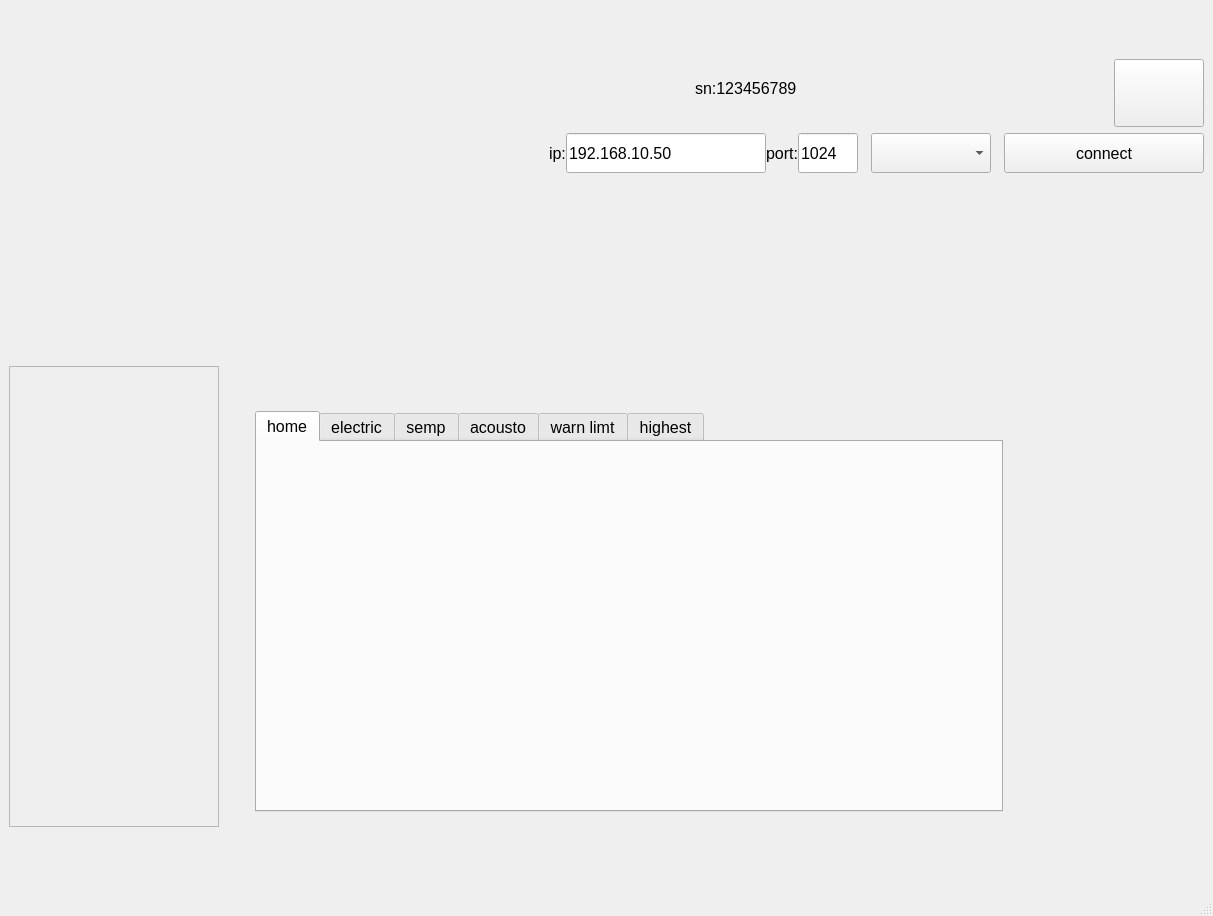
<?xml version="1.0" encoding="UTF-8"?>
<ui version="4.0">
 <class>MainWindow</class>
 <widget class="QMainWindow" name="MainWindow">
  <property name="geometry">
   <rect>
    <x>0</x>
    <y>0</y>
    <width>1213</width>
    <height>916</height>
   </rect>
  </property>
  <property name="minimumSize">
   <size>
    <width>800</width>
    <height>0</height>
   </size>
  </property>
  <property name="maximumSize">
   <size>
    <width>16777215</width>
    <height>50000</height>
   </size>
  </property>
  <property name="font">
   <font>
    <pointsize>12</pointsize>
   </font>
  </property>
  <property name="windowTitle">
   <string>MainWindow</string>
  </property>
  <property name="autoFillBackground">
   <bool>false</bool>
  </property>
  <widget class="QWidget" name="centralwidget">
   <property name="styleSheet">
    <string notr="true"/>
   </property>
   <layout class="QGridLayout" name="gridLayout_10">
    <property name="leftMargin">
     <number>0</number>
    </property>
    <property name="topMargin">
     <number>0</number>
    </property>
    <property name="rightMargin">
     <number>0</number>
    </property>
    <property name="bottomMargin">
     <number>0</number>
    </property>
    <property name="spacing">
     <number>0</number>
    </property>
    <item row="1" column="0">
     <widget class="QWidget" name="mMBtnWdtX" native="true">
      <property name="minimumSize">
       <size>
        <width>0</width>
        <height>140</height>
       </size>
      </property>
      <property name="maximumSize">
       <size>
        <width>16777215</width>
        <height>140</height>
       </size>
      </property>
      <layout class="QHBoxLayout" name="horizontalLayout_4">
       <property name="spacing">
        <number>0</number>
       </property>
       <property name="leftMargin">
        <number>0</number>
       </property>
       <property name="topMargin">
        <number>0</number>
       </property>
       <property name="rightMargin">
        <number>0</number>
       </property>
       <property name="bottomMargin">
        <number>0</number>
       </property>
       <item>
        <widget class="QWidget" name="mMBtnWdt_L" native="true">
         <property name="minimumSize">
          <size>
           <width>0</width>
           <height>140</height>
          </size>
         </property>
         <property name="maximumSize">
          <size>
           <width>16777215</width>
           <height>140</height>
          </size>
         </property>
         <widget class="QLabel" name="logoLb">
          <property name="geometry">
           <rect>
            <x>60</x>
            <y>10</y>
            <width>340</width>
            <height>58</height>
           </rect>
          </property>
          <property name="sizePolicy">
           <sizepolicy hsizetype="Fixed" vsizetype="Fixed">
            <horstretch>0</horstretch>
            <verstretch>0</verstretch>
           </sizepolicy>
          </property>
          <property name="minimumSize">
           <size>
            <width>340</width>
            <height>58</height>
           </size>
          </property>
          <property name="maximumSize">
           <size>
            <width>16777215</width>
            <height>58</height>
           </size>
          </property>
          <property name="autoFillBackground">
           <bool>false</bool>
          </property>
          <property name="styleSheet">
           <string notr="true"/>
          </property>
          <property name="text">
           <string/>
          </property>
         </widget>
        </widget>
       </item>
       <item>
        <widget class="QWidget" name="mMBtnWdt" native="true">
         <property name="sizePolicy">
          <sizepolicy hsizetype="Expanding" vsizetype="Fixed">
           <horstretch>0</horstretch>
           <verstretch>0</verstretch>
          </sizepolicy>
         </property>
         <property name="minimumSize">
          <size>
           <width>757</width>
           <height>140</height>
          </size>
         </property>
         <property name="maximumSize">
          <size>
           <width>757</width>
           <height>140</height>
          </size>
         </property>
         <property name="autoFillBackground">
          <bool>false</bool>
         </property>
         <property name="styleSheet">
          <string notr="true"/>
         </property>
         <layout class="QGridLayout" name="gridLayout">
          <item row="0" column="1" rowspan="2">
           <widget class="mToolBtn" name="mLoginBtn">
            <property name="sizePolicy">
             <sizepolicy hsizetype="Preferred" vsizetype="Preferred">
              <horstretch>0</horstretch>
              <verstretch>0</verstretch>
             </sizepolicy>
            </property>
            <property name="minimumSize">
             <size>
              <width>90</width>
              <height>68</height>
             </size>
            </property>
            <property name="maximumSize">
             <size>
              <width>90</width>
              <height>68</height>
             </size>
            </property>
            <property name="text">
             <string/>
            </property>
            <property name="iconSize">
             <size>
              <width>38</width>
              <height>38</height>
             </size>
            </property>
            <property name="popupMode">
             <enum>QToolButton::InstantPopup</enum>
            </property>
            <property name="toolButtonStyle">
             <enum>Qt::ToolButtonTextUnderIcon</enum>
            </property>
           </widget>
          </item>
          <item row="1" column="0">
           <spacer name="horizontalSpacer_4">
            <property name="orientation">
             <enum>Qt::Horizontal</enum>
            </property>
            <property name="sizeHint" stdset="0">
             <size>
              <width>40</width>
              <height>20</height>
             </size>
            </property>
           </spacer>
          </item>
          <item row="2" column="0" colspan="2">
           <layout class="QHBoxLayout" name="horizontalLayout_2">
            <property name="spacing">
             <number>0</number>
            </property>
            <property name="bottomMargin">
             <number>18</number>
            </property>
            <item>
             <spacer name="horizontalSpacer_10">
              <property name="orientation">
               <enum>Qt::Horizontal</enum>
              </property>
              <property name="sizeHint" stdset="0">
               <size>
                <width>40</width>
                <height>20</height>
               </size>
              </property>
             </spacer>
            </item>
            <item>
             <widget class="QLabel" name="label_ip">
              <property name="minimumSize">
               <size>
                <width>0</width>
                <height>40</height>
               </size>
              </property>
              <property name="maximumSize">
               <size>
                <width>16777215</width>
                <height>43</height>
               </size>
              </property>
              <property name="text">
               <string>ip:</string>
              </property>
             </widget>
            </item>
            <item>
             <widget class="QLineEdit" name="lineEdit_ip">
              <property name="minimumSize">
               <size>
                <width>200</width>
                <height>40</height>
               </size>
              </property>
              <property name="maximumSize">
               <size>
                <width>200</width>
                <height>43</height>
               </size>
              </property>
              <property name="text">
               <string>192.168.10.50</string>
              </property>
             </widget>
            </item>
            <item>
             <widget class="QLabel" name="label_port">
              <property name="minimumSize">
               <size>
                <width>0</width>
                <height>40</height>
               </size>
              </property>
              <property name="maximumSize">
               <size>
                <width>16777215</width>
                <height>43</height>
               </size>
              </property>
              <property name="text">
               <string>port:</string>
              </property>
             </widget>
            </item>
            <item>
             <widget class="QLineEdit" name="lineEdit_port">
              <property name="minimumSize">
               <size>
                <width>60</width>
                <height>40</height>
               </size>
              </property>
              <property name="maximumSize">
               <size>
                <width>50</width>
                <height>43</height>
               </size>
              </property>
              <property name="text">
               <string>1024</string>
              </property>
             </widget>
            </item>
            <item>
             <spacer name="horizontalSpacer_6">
              <property name="orientation">
               <enum>Qt::Horizontal</enum>
              </property>
              <property name="sizeType">
               <enum>QSizePolicy::Fixed</enum>
              </property>
              <property name="sizeHint" stdset="0">
               <size>
                <width>13</width>
                <height>20</height>
               </size>
              </property>
             </spacer>
            </item>
            <item>
             <widget class="QComboBox" name="mCntTypeCbox">
              <property name="minimumSize">
               <size>
                <width>120</width>
                <height>40</height>
               </size>
              </property>
              <property name="maximumSize">
               <size>
                <width>120</width>
                <height>43</height>
               </size>
              </property>
             </widget>
            </item>
            <item>
             <spacer name="horizontalSpacer_8">
              <property name="orientation">
               <enum>Qt::Horizontal</enum>
              </property>
              <property name="sizeType">
               <enum>QSizePolicy::Fixed</enum>
              </property>
              <property name="sizeHint" stdset="0">
               <size>
                <width>13</width>
                <height>20</height>
               </size>
              </property>
             </spacer>
            </item>
            <item>
             <widget class="mToolBtn" name="mCntBtn">
              <property name="sizePolicy">
               <sizepolicy hsizetype="Preferred" vsizetype="Minimum">
                <horstretch>0</horstretch>
                <verstretch>0</verstretch>
               </sizepolicy>
              </property>
              <property name="minimumSize">
               <size>
                <width>200</width>
                <height>40</height>
               </size>
              </property>
              <property name="maximumSize">
               <size>
                <width>200</width>
                <height>43</height>
               </size>
              </property>
              <property name="autoFillBackground">
               <bool>false</bool>
              </property>
              <property name="styleSheet">
               <string notr="true"/>
              </property>
              <property name="text">
               <string>connect</string>
              </property>
              <property name="iconSize">
               <size>
                <width>50</width>
                <height>30</height>
               </size>
              </property>
              <property name="toolButtonStyle">
               <enum>Qt::ToolButtonTextUnderIcon</enum>
              </property>
             </widget>
            </item>
           </layout>
          </item>
          <item row="0" column="0">
           <layout class="QHBoxLayout" name="horizontalLayout_3">
            <property name="spacing">
             <number>15</number>
            </property>
            <property name="topMargin">
             <number>15</number>
            </property>
            <property name="rightMargin">
             <number>8</number>
            </property>
            <property name="bottomMargin">
             <number>10</number>
            </property>
            <item>
             <spacer name="horizontalSpacer_3">
              <property name="orientation">
               <enum>Qt::Horizontal</enum>
              </property>
              <property name="sizeType">
               <enum>QSizePolicy::Fixed</enum>
              </property>
              <property name="sizeHint" stdset="0">
               <size>
                <width>230</width>
                <height>20</height>
               </size>
              </property>
             </spacer>
            </item>
            <item>
             <widget class="QLabel" name="mSnlab">
              <property name="minimumSize">
               <size>
                <width>290</width>
                <height>30</height>
               </size>
              </property>
              <property name="maximumSize">
               <size>
                <width>290</width>
                <height>30</height>
               </size>
              </property>
              <property name="autoFillBackground">
               <bool>false</bool>
              </property>
              <property name="text">
               <string>&lt;html&gt;&lt;head/&gt;&lt;body&gt;&lt;p&gt;sn:123456789&lt;/p&gt;&lt;/body&gt;&lt;/html&gt;</string>
              </property>
             </widget>
            </item>
            <item>
             <spacer name="horizontalSpacer_5">
              <property name="orientation">
               <enum>Qt::Horizontal</enum>
              </property>
              <property name="sizeHint" stdset="0">
               <size>
                <width>40</width>
                <height>20</height>
               </size>
              </property>
             </spacer>
            </item>
            <item>
             <widget class="QLabel" name="mLableTime">
              <property name="minimumSize">
               <size>
                <width>90</width>
                <height>30</height>
               </size>
              </property>
              <property name="maximumSize">
               <size>
                <width>90</width>
                <height>30</height>
               </size>
              </property>
              <property name="text">
               <string/>
              </property>
             </widget>
            </item>
            <item>
             <widget class="QLabel" name="mWarnStatus">
              <property name="sizePolicy">
               <sizepolicy hsizetype="Fixed" vsizetype="Fixed">
                <horstretch>0</horstretch>
                <verstretch>0</verstretch>
               </sizepolicy>
              </property>
              <property name="minimumSize">
               <size>
                <width>35</width>
                <height>30</height>
               </size>
              </property>
              <property name="maximumSize">
               <size>
                <width>45</width>
                <height>30</height>
               </size>
              </property>
              <property name="text">
               <string/>
              </property>
             </widget>
            </item>
           </layout>
          </item>
         </layout>
        </widget>
       </item>
      </layout>
     </widget>
    </item>
    <item row="0" column="0">
     <widget class="TitleBar" name="mTitleBar" native="true">
      <property name="sizePolicy">
       <sizepolicy hsizetype="Preferred" vsizetype="Fixed">
        <horstretch>0</horstretch>
        <verstretch>0</verstretch>
       </sizepolicy>
      </property>
      <property name="minimumSize">
       <size>
        <width>0</width>
        <height>50</height>
       </size>
      </property>
      <property name="maximumSize">
       <size>
        <width>16777215</width>
        <height>50</height>
       </size>
      </property>
      <property name="styleSheet">
       <string notr="true"/>
      </property>
     </widget>
    </item>
    <item row="2" column="0">
     <widget class="WorkSpaceWidget" name="mWorkSpace" native="true">
      <property name="minimumSize">
       <size>
        <width>0</width>
        <height>300</height>
       </size>
      </property>
      <layout class="QVBoxLayout" name="verticalLayout_4">
       <item>
        <widget class="QWidget" name="mWorkSpaceTop" native="true">
         <property name="minimumSize">
          <size>
           <width>0</width>
           <height>100</height>
          </size>
         </property>
         <property name="maximumSize">
          <size>
           <width>16777215</width>
           <height>100</height>
          </size>
         </property>
         <property name="styleSheet">
          <string notr="true"/>
         </property>
        </widget>
       </item>
       <item>
        <widget class="HighestWidgetTab" name="highestWidget" native="true">
         <property name="minimumSize">
          <size>
           <width>0</width>
           <height>55</height>
          </size>
         </property>
         <property name="maximumSize">
          <size>
           <width>16777215</width>
           <height>55</height>
          </size>
         </property>
        </widget>
       </item>
       <item>
        <layout class="QHBoxLayout" name="horizontalLayout">
         <item>
          <widget class="QScrollArea" name="scrollArea">
           <property name="minimumSize">
            <size>
             <width>210</width>
             <height>0</height>
            </size>
           </property>
           <property name="widgetResizable">
            <bool>true</bool>
           </property>
           <widget class="QWidget" name="scrollAreaWidgetContents">
            <property name="geometry">
             <rect>
              <x>0</x>
              <y>0</y>
              <width>208</width>
              <height>467</height>
             </rect>
            </property>
            <layout class="QVBoxLayout" name="verticalLayout_2">
             <property name="topMargin">
              <number>6</number>
             </property>
             <property name="bottomMargin">
              <number>6</number>
             </property>
            </layout>
           </widget>
          </widget>
         </item>
         <item>
          <widget class="QWidget" name="mWorkSpaceLeft" native="true">
           <property name="styleSheet">
            <string notr="true"/>
           </property>
           <layout class="QVBoxLayout" name="verticalLayout_3">
            <property name="leftMargin">
             <number>30</number>
            </property>
            <property name="topMargin">
             <number>45</number>
            </property>
            <property name="rightMargin">
             <number>30</number>
            </property>
            <property name="bottomMargin">
             <number>15</number>
            </property>
            <item>
             <widget class="QTabWidget" name="mTab">
              <property name="autoFillBackground">
               <bool>false</bool>
              </property>
              <property name="styleSheet">
               <string notr="true"/>
              </property>
              <property name="currentIndex">
               <number>0</number>
              </property>
              <widget class="mFristPage" name="home">
               <property name="autoFillBackground">
                <bool>false</bool>
               </property>
               <property name="styleSheet">
                <string notr="true"/>
               </property>
               <attribute name="title">
                <string>home</string>
               </attribute>
              </widget>
              <widget class="mElectric" name="electric">
               <attribute name="title">
                <string>electric</string>
               </attribute>
              </widget>
              <widget class="msempwdt" name="mSempTab">
               <attribute name="title">
                <string>semp</string>
               </attribute>
              </widget>
              <widget class="QWidget" name="acousto">
               <property name="autoFillBackground">
                <bool>false</bool>
               </property>
               <attribute name="title">
                <string>acousto</string>
               </attribute>
               <layout class="QGridLayout" name="gridLayout_2">
                <item row="0" column="0">
                 <widget class="QStackedWidget" name="mAcoustoSdW">
                  <property name="currentIndex">
                   <number>0</number>
                  </property>
                  <widget class="QWidget" name="mPt">
                   <layout class="QGridLayout" name="gridLayout_6">
                    <item row="1" column="3">
                     <spacer name="horizontalSpacer_2">
                      <property name="orientation">
                       <enum>Qt::Horizontal</enum>
                      </property>
                      <property name="sizeHint" stdset="0">
                       <size>
                        <width>178</width>
                        <height>109</height>
                       </size>
                      </property>
                     </spacer>
                    </item>
                    <item row="3" column="2">
                     <spacer name="verticalSpacer_2">
                      <property name="orientation">
                       <enum>Qt::Vertical</enum>
                      </property>
                      <property name="sizeHint" stdset="0">
                       <size>
                        <width>146</width>
                        <height>39</height>
                       </size>
                      </property>
                     </spacer>
                    </item>
                    <item row="1" column="1" colspan="2">
                     <layout class="QGridLayout" name="gridLayout_3">
                      <property name="leftMargin">
                       <number>0</number>
                      </property>
                      <property name="horizontalSpacing">
                       <number>30</number>
                      </property>
                      <property name="verticalSpacing">
                       <number>50</number>
                      </property>
                      <item row="0" column="0">
                       <widget class="QLabel" name="mACBaseLab">
                        <property name="text">
                         <string>power set</string>
                        </property>
                       </widget>
                      </item>
                      <item row="0" column="1">
                       <widget class="spinbox" name="mPowerSet">
                        <property name="minimumSize">
                         <size>
                          <width>270</width>
                          <height>60</height>
                         </size>
                        </property>
                        <property name="maximumSize">
                         <size>
                          <width>270</width>
                          <height>60</height>
                         </size>
                        </property>
                        <property name="font">
                         <font>
                          <pointsize>24</pointsize>
                         </font>
                        </property>
                        <property name="suffix">
                         <string>%</string>
                        </property>
                        <property name="maximum">
                         <number>100</number>
                        </property>
                       </widget>
                      </item>
                      <item row="1" column="1">
                       <widget class="QPushButton" name="mCorr">
                        <property name="minimumSize">
                         <size>
                          <width>270</width>
                          <height>60</height>
                         </size>
                        </property>
                        <property name="maximumSize">
                         <size>
                          <width>270</width>
                          <height>60</height>
                         </size>
                        </property>
                        <property name="text">
                         <string>corr</string>
                        </property>
                       </widget>
                      </item>
                     </layout>
                    </item>
                    <item row="1" column="0">
                     <spacer name="horizontalSpacer">
                      <property name="orientation">
                       <enum>Qt::Horizontal</enum>
                      </property>
                      <property name="sizeHint" stdset="0">
                       <size>
                        <width>177</width>
                        <height>109</height>
                       </size>
                      </property>
                     </spacer>
                    </item>
                    <item row="0" column="1">
                     <spacer name="verticalSpacer">
                      <property name="orientation">
                       <enum>Qt::Vertical</enum>
                      </property>
                      <property name="sizeHint" stdset="0">
                       <size>
                        <width>146</width>
                        <height>40</height>
                       </size>
                      </property>
                     </spacer>
                    </item>
                   </layout>
                  </widget>
                  <widget class="mAcousto_pso" name="mPso"/>
                  <widget class="mAcousto_pod" name="mPod"/>
                 </widget>
                </item>
               </layout>
              </widget>
              <widget class="mwarnwdt" name="warnTab">
               <attribute name="title">
                <string>warn limt</string>
               </attribute>
              </widget>
              <widget class="mHighestWdt" name="mHighestTab">
               <attribute name="title">
                <string>highest</string>
               </attribute>
              </widget>
             </widget>
            </item>
           </layout>
          </widget>
         </item>
         <item>
          <widget class="QWidget" name="mWorkSpaceRight" native="true">
           <property name="autoFillBackground">
            <bool>false</bool>
           </property>
           <property name="styleSheet">
            <string notr="true"/>
           </property>
           <layout class="QVBoxLayout" name="verticalLayout">
            <property name="leftMargin">
             <number>15</number>
            </property>
            <property name="topMargin">
             <number>45</number>
            </property>
            <property name="rightMargin">
             <number>15</number>
            </property>
            <property name="bottomMargin">
             <number>15</number>
            </property>
            <item>
             <spacer name="verticalSpacer_3">
              <property name="orientation">
               <enum>Qt::Vertical</enum>
              </property>
              <property name="sizeHint" stdset="0">
               <size>
                <width>20</width>
                <height>40</height>
               </size>
              </property>
             </spacer>
            </item>
            <item>
             <widget class="QWidget" name="mWdt" native="true">
              <property name="sizePolicy">
               <sizepolicy hsizetype="Expanding" vsizetype="Expanding">
                <horstretch>0</horstretch>
                <verstretch>0</verstretch>
               </sizepolicy>
              </property>
              <property name="minimumSize">
               <size>
                <width>0</width>
                <height>0</height>
               </size>
              </property>
              <property name="autoFillBackground">
               <bool>false</bool>
              </property>
              <property name="styleSheet">
               <string notr="true"/>
              </property>
              <layout class="QGridLayout" name="gridLayout_5">
               <property name="leftMargin">
                <number>0</number>
               </property>
               <property name="topMargin">
                <number>0</number>
               </property>
               <property name="rightMargin">
                <number>0</number>
               </property>
               <property name="bottomMargin">
                <number>0</number>
               </property>
               <item row="0" column="0" alignment="Qt::AlignVCenter">
                <widget class="mFucWdt" name="mFwdt" native="true">
                 <property name="minimumSize">
                  <size>
                   <width>0</width>
                   <height>0</height>
                  </size>
                 </property>
                 <property name="styleSheet">
                  <string notr="true"/>
                 </property>
                </widget>
               </item>
              </layout>
             </widget>
            </item>
            <item>
             <spacer name="verticalSpacer_6">
              <property name="orientation">
               <enum>Qt::Vertical</enum>
              </property>
              <property name="sizeHint" stdset="0">
               <size>
                <width>20</width>
                <height>40</height>
               </size>
              </property>
             </spacer>
            </item>
           </layout>
          </widget>
         </item>
        </layout>
       </item>
      </layout>
     </widget>
    </item>
   </layout>
  </widget>
  <widget class="QStatusBar" name="mstatusBar">
   <property name="sizePolicy">
    <sizepolicy hsizetype="Preferred" vsizetype="Preferred">
     <horstretch>0</horstretch>
     <verstretch>0</verstretch>
    </sizepolicy>
   </property>
   <property name="minimumSize">
    <size>
     <width>0</width>
     <height>80</height>
    </size>
   </property>
   <property name="maximumSize">
    <size>
     <width>16777215</width>
     <height>80</height>
    </size>
   </property>
   <property name="autoFillBackground">
    <bool>false</bool>
   </property>
   <property name="styleSheet">
    <string notr="true"/>
   </property>
  </widget>
 </widget>
 <customwidgets>
  <customwidget>
   <class>spinbox</class>
   <extends>QSpinBox</extends>
   <header location="global">spinbox.h</header>
  </customwidget>
  <customwidget>
   <class>mAcousto_pod</class>
   <extends>QWidget</extends>
   <header location="global">macousto_pod.h</header>
   <container>1</container>
  </customwidget>
  <customwidget>
   <class>mFristPage</class>
   <extends>QWidget</extends>
   <header>mFristPage.h</header>
   <container>1</container>
  </customwidget>
  <customwidget>
   <class>mFucWdt</class>
   <extends>QWidget</extends>
   <header>mfucwdt.h</header>
   <container>1</container>
  </customwidget>
  <customwidget>
   <class>mElectric</class>
   <extends>QWidget</extends>
   <header location="global">melectric.h</header>
   <container>1</container>
  </customwidget>
  <customwidget>
   <class>mwarnwdt</class>
   <extends>QWidget</extends>
   <header location="global">mwarnwdt.h</header>
   <container>1</container>
  </customwidget>
  <customwidget>
   <class>mAcousto_pso</class>
   <extends>QWidget</extends>
   <header>macousto_pso.h</header>
   <container>1</container>
  </customwidget>
  <customwidget>
   <class>mHighestWdt</class>
   <extends>QWidget</extends>
   <header>mhighestwdt.h</header>
   <container>1</container>
  </customwidget>
  <customwidget>
   <class>msempwdt</class>
   <extends>QWidget</extends>
   <header>msempwdt.h</header>
   <container>1</container>
  </customwidget>
  <customwidget>
   <class>TitleBar</class>
   <extends>QWidget</extends>
   <header>titlebar.h</header>
   <container>1</container>
  </customwidget>
  <customwidget>
   <class>mToolBtn</class>
   <extends>QToolButton</extends>
   <header>mtoolbtn.h</header>
  </customwidget>
  <customwidget>
   <class>WorkSpaceWidget</class>
   <extends>QWidget</extends>
   <header location="global">WorkSpaceWidget.h</header>
   <container>1</container>
  </customwidget>
  <customwidget>
   <class>HighestWidgetTab</class>
   <extends>QWidget</extends>
   <header location="global">HighestWidgetTab.h</header>
   <container>1</container>
  </customwidget>
 </customwidgets>
 <resources/>
 <connections/>
</ui>
